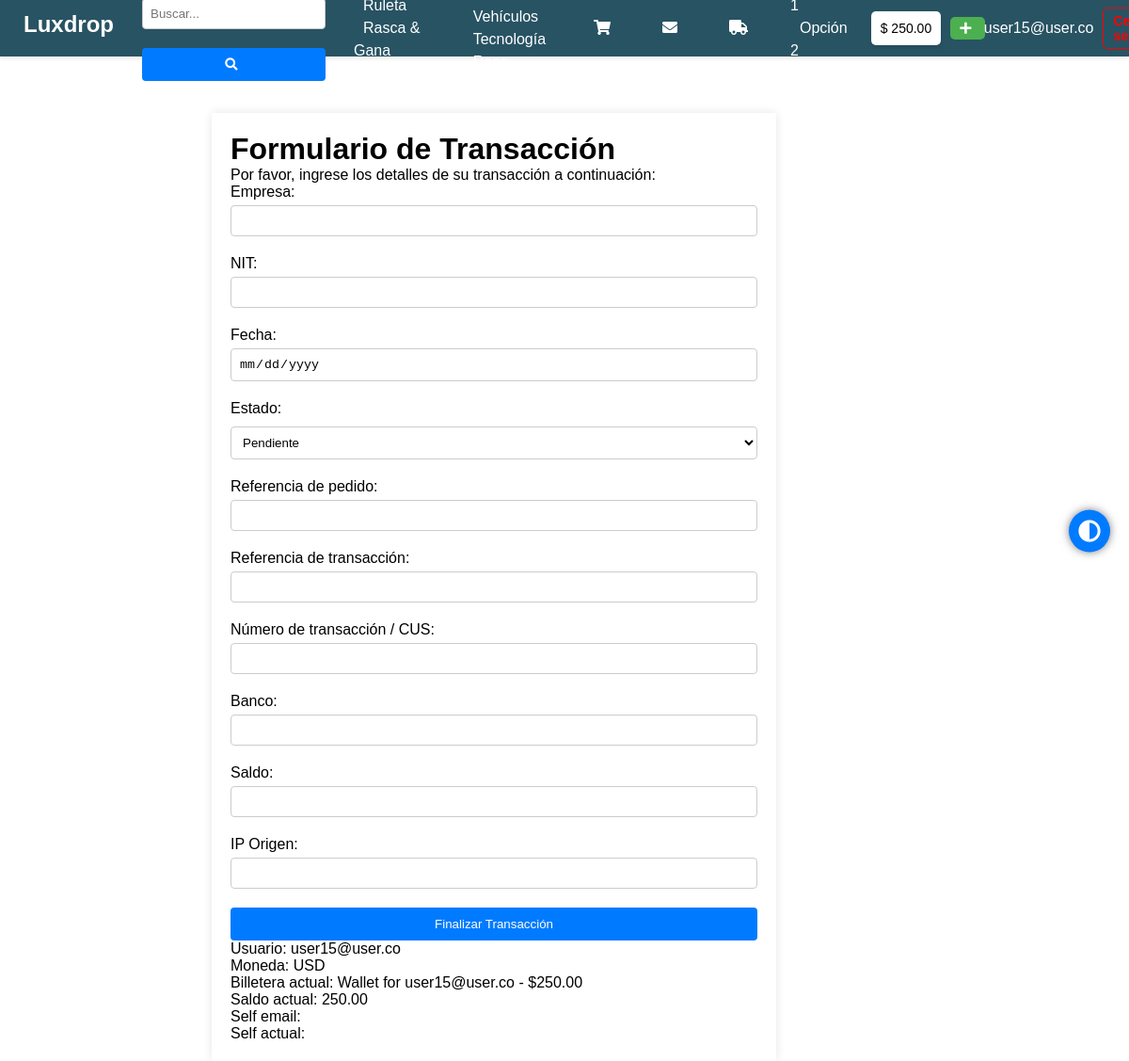
Before: /initiate_transfer/ (signed in) with the older database file.
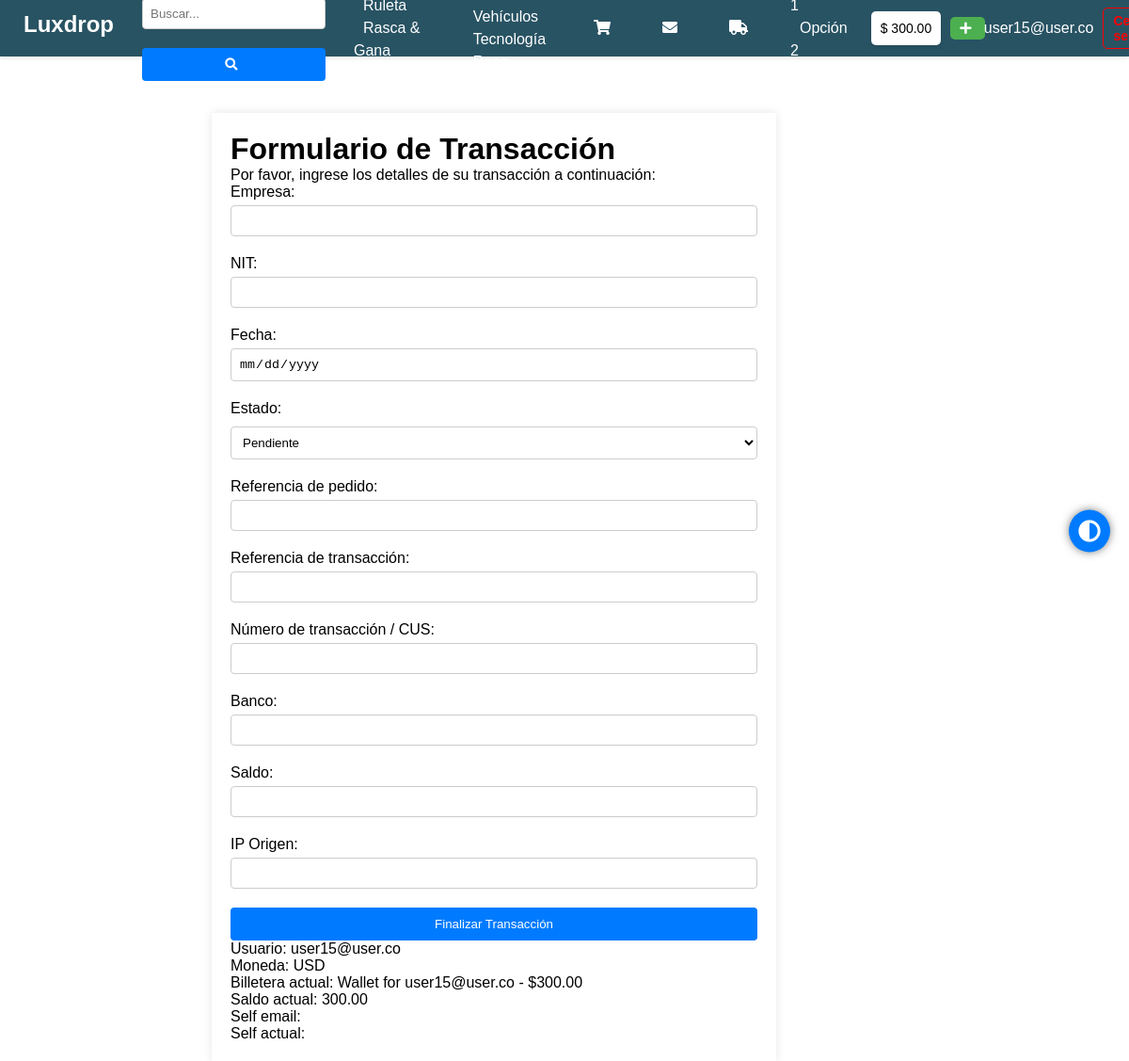
After: the same page with the newer database file.
### Lucky/models.py (models this page shows)
class CustomUser(AbstractBaseUser, PermissionsMixin):
    ROLE_CHOICES = [
        ('superuser', 'Superuser'),
        ('admin', 'Admin'),
        ('manager', 'Manager'),
        ('customer', 'Customer'),
    ]
    email = models.EmailField(unique=True)
    date_joined = models.DateTimeField(default=timezone.now)
    last_login = models.DateTimeField(_('last login'), blank=True, null=True)
    first_name = models.CharField(max_length=50, blank=True)
    last_name = models.CharField(max_length=50, blank=True)
    is_active = models.BooleanField(default=True)
    is_staff = models.BooleanField(default=False)
    user_number = models.IntegerField(blank=True, null=True)
    is_verified = models.BooleanField(default=False, blank=True)
    groups = models.ManyToManyField(Group, related_name='customuser_set', blank=True)
    user_permissions = models.ManyToManyField(Permission, related_name='customuser_set', blank=True)
    role = models.CharField(max_length=50, choices=ROLE_CHOICES, default='customer')
    objects = CustomUserManager()
    USERNAME_FIELD = 'email'
    REQUIRED_FIELDS = []
    class Meta:
        db_table = 'Auth'
        verbose_name = _('user')
        verbose_name_plural = _('users')
    def __str__(self):
        return self.email

class Wallet(models.Model):
    user = models.OneToOneField(CustomUser, on_delete=models.CASCADE, related_name='wallet')
    user_email = models.EmailField(unique=True)
    currency = models.CharField(max_length=3, default='USD')
    last_update_date = models.DateTimeField(auto_now=True)
    amount = models.DecimalField(max_digits=10, decimal_places=2, default=0)
    def __str__(self):
        return f"Wallet for {self.user.email} - ${self.amount}"
    class Meta:
        db_table = 'Wallet'

### Lucky/views.py (the view)
# urls.py: path('initiate_transfer/', views.initiate_transfer, name='initiate_transfer'),
@login_required
def initiate_transfer(request):
    saldo = 0  # Inicializar saldo en 0 para evitar problemas si el usuario no tiene una billetera
    if request.method == 'POST':
        form = transfer_form(request.POST)
        if form.is_valid():
            try:
                with transaction.atomic():
                    empresa = form.cleaned_data['empresa']
                    nit = form.cleaned_data['nit']
                    fecha = form.cleaned_data['fecha']
                    estado = form.cleaned_data['estado']
                    refPedido = form.cleaned_data['refPedido']
                    refTransaccion = form.cleaned_data['refTransaccion']
                    numTransaccion = form.cleaned_data['numTransaccion']
                    bank = form.cleaned_data['bank']
                    amount = form.cleaned_data['amount']
                    ipOrigen = form.cleaned_data['ipOrigen']
                    transferencia = Transfer(
                        empresa=empresa,
                        nit=nit,
                        fecha=fecha,
                        estado=estado,
                        refPedido=refPedido,
                        refTransaccion=refTransaccion,
                        numTransaccion=numTransaccion,
                        bank=bank,
                        amount=amount,
                        ipOrigen=ipOrigen,
                        user=request.user
                    )
                    transferencia.save()
                    wallet = Wallet.objects.get(user=request.user)
                    if wallet.amount >= amount:
                        wallet.amount -= amount
                        wallet.save()
                    else:
                        raise ValueError("Saldo insuficiente")
                    messages.success(request, 'Transacción realizada exitosamente.')
                    return redirect('home')
            except Exception as e:
                messages.error(request, f'Error al realizar la transacción: {str(e)}')
        else:
            messages.error(request, 'Error en el formulario de transferencia. Por favor revise los datos ingresados.')
    else:
        initial_data = {
            'empresa': 'Nombre de la Empresa',
            'nit': '1234567890',
            'fecha': date.today(),
            'refPedido': 'REF123456',
            'refTransaccion': 'TRANS123456',
            'numTransaccion': 'CUS123456',
            'bank': 'Nombre del Banco',
            'amount': 100,  # Valor por defecto, cambiar según sea necesario
            'ipOrigen': request.META.get('REMOTE_ADDR', '127.0.0.1')
        }
        form = TransferFundsForm(initial=initial_data)
        try:
            wallet = Wallet.objects.get(user=request.user)
            saldo = wallet.amount
        except Wallet.DoesNotExist:
            saldo = 0  # Si el usuario no tiene una billetera, establecer saldo en 0
    return render(request, 'transfer_form.html', {'form': form})

### Lucky/forms.py
class TransferFundsForm(forms.ModelForm):
    company_name = forms.CharField(max_length=100, required=False)
    tax_id = forms.CharField(max_length=20, required=False)
    current_date = forms.DateField(required=False)
    state = forms.CharField(max_length=20, required=False)
    order_reference = forms.CharField(max_length=50, required=False)
    transaction_reference = forms.CharField(max_length=50, required=False)
    transaction_number_CUS = forms.CharField(max_length=50, required=False)
    bank = forms.CharField(max_length=50, required=False)
    value = forms.DecimalField(max_digits=10, decimal_places=2, required=False)
    current_balance = forms.DecimalField(max_digits=10, decimal_places=2, required=False)
    origin_ip = forms.CharField(max_length=15, required=False)
    amount = forms.DecimalField(max_digits=10, decimal_places=2, min_value=0.01)
    class Meta:
        model = TransactionsWallet
        fields = [
            'company_name', 'tax_id', 'current_date', 'state', 'order_reference',
            'transaction_reference', 'transaction_number_CUS', 'bank', 'value',
            'current_balance', 'origin_ip', 'amount'
        ]

### templates/transfer_form.html (shortened to what this page needs)
{% load static %}
<!DOCTYPE html>
<html lang="en">
<head>
    <link rel="stylesheet" href="https://cdnjs.cloudflare.com/ajax/libs/font-awesome/5.15.4/css/all.min.css">
    <link rel="stylesheet" href="{% static 'css/style.css' %}">
</head>
<body>
    <div class="page-wrapper">
        <div class="main-content">
            {% include 'header.html' %}
            <div class="transfer-form-container">
                <h1>Formulario de Transacción</h1>
                <p>Por favor, ingrese los detalles de su transacción a continuación:</p>
                <form method="POST" action="{% url 'procesar_transaccion' %}" onsubmit="console.log('Enviando formulario con método POST a la URL correcta.');">
                    <label for="empresa">Empresa:</label>
                    <input type="text" id="empresa" name="empresa" required value="{{ empresa_nombre }}" readonly>
                    <label for="nit">NIT:</label>
                    <input type="text" id="nit" name="nit" required value="{{ nit }}" readonly>
                    <label for="fecha">Fecha:</label>
                    <input type="date" id="fecha" name="fecha" required value="{{ fecha_actual }}" readonly>
                    <label for="estado">Estado:</label>
                    <select id="estado" name="estado">
                        <option value="pendiente">Pendiente</option>
                    </select>
                    <label for="refPedido">Referencia de pedido:</label>
                    <input type="text" id="refPedido" name="refPedido" required value="{{ referencia_de_pedido }}" readonly>
                    <label for="refTransaccion">Referencia de transacción:</label>
                    <input type="text" id="refTransaccion" name="refTransaccion" required value="{{ referencia_de_transacion }}" readonly>
                    <label for="numTransaccion">Número de transacción / CUS:</label>
                    <input type="text" id="numTransaccion" name="numTransaccion" required value="{{ numero_de_transaccion_CUS }}" readonly>
                    <label for="bank">Banco:</label>
                    <input type="text" id="bank" name="bank" required value="{{ banco }}" readonly>
                    <label for="amount">Saldo:</label>
                    <input type="number" id="amount" name="amount" step="0.01" required value="{{ saldo }}">
                    <label for="ipOrigen">IP Origen:</label>
                    <input type="text" id="ipOrigen" name="ipOrigen" required value="{{ IP_de_origen }}" readonly>
                    <button type="submit" cclass="transfer-form-btn" data-url="{% url 'procesar_transaccion' %}">Finalizar Transacción</button>
                </form>
                <p>Usuario: {{ user }}</p>
                <p>Moneda: {{ user.wallet.currency }}</p>
                <p>Billetera actual: {{ user.wallet }}</p>
                <p>Saldo actual: {{ user.wallet.amount }}</p>
                <p>Self email: {{ self.user.email }}</p>
                <p>Self actual: {{ self.amount }}</p>
            </div>
        </div>
        <div class="floating-button" id="theme-toggle">
            <i class="fas fa-adjust"></i>
        </div>
        {% include 'modal_lugares.html' %}
    </div>
</body>
</html>

### templates/header.html (shortened to what this page needs)
{% load static %}
<!DOCTYPE html>
<html lang="en">
<head>
    <link rel="stylesheet" href="https://cdnjs.cloudflare.com/ajax/libs/font-awesome/5.15.4/css/all.min.css">
    <link rel="stylesheet" href="{% static 'css/header.css' %}">
</head>
<body>
    <header>
        <nav>
            <li class="title"><a href="{% url 'home' %}">Luxdrop</a></li>
            <ul id="navMenu">
                <li class="dropdown search-dropdown">
                    <div class="dropdown-content search-bar">
                        <input type="text" placeholder="Buscar..." id="searchInput">
                        <button type="submit"><i class="fas fa-search"></i></button>
                    </div>
                </li>
                <li class="dropdown">
                    <div class="dropdown-content">
                        <a href="{% url 'drop' %}">Ruleta</a>
                        <a href="#">Rasca & Gana</a>
                        <a href="#">Reacción</a>
                    </div>
                </li>
                <li class="dropdown">
                    <div class="dropdown-content">
                        <a href="#">Vivienda</a>
                        <a href="#">Vehículos</a>
                        <a href="#">Tecnología</a>
                        <a href="#">Ropa</a>
                        <a href="#">Accesorios</a>
                    </div>
                </li>
                <li><a href="{% url 'cart' %}"><i class="fas fa-shopping-cart"></i></a></li>
                <li><a href="#"><i class="fas fa-envelope"></i></a></li>
                <li><a id="delivery-icon" href="{% url 'delivery' %}"><i class="fas fa-truck"></i></a></li>
                <li class="dropdown">
                    <div class="dropdown-content">
                        <a href="#">Opción 1</a>
                        <a href="#">Opción 2</a>
                        <a href="#">Opción 3</a>
                    </div>
                </li>
            </ul>
            <div class="user-actions">
                <div class="saldo-box">
                    <p>$ {{ user.wallet.amount }}</p>
                </div>
                <button id="openModalButton" data-url="{% url 'transfer' %}"><i class="fas fa-plus"></i></button>
            </div>
            <div class="user-actions">
                <p class="username">{{ user.email }}</p>
                <a href="{% url 'index' %}" class="logout-button">Cerrar sesión</a>
            </div>
        </nav>
    </header>
</body>
</html>

Changed rows visible on the page:
changed CustomUser "user15@user.co": wallet.amount "250.00" → "300.00"; wallet "Wallet for user15@user.co - $250.00" → "Wallet for user15@user.co - $300.00"
